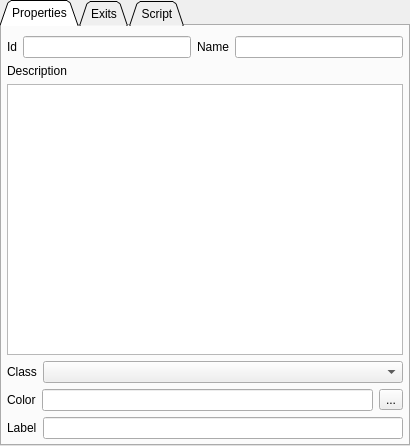
<?xml version="1.0" encoding="UTF-8"?>
<ui version="4.0">
 <class>roomProperties</class>
 <widget class="QTabWidget" name="roomProperties">
  <property name="enabled">
   <bool>true</bool>
  </property>
  <property name="geometry">
   <rect>
    <x>0</x>
    <y>0</y>
    <width>410</width>
    <height>446</height>
   </rect>
  </property>
  <property name="windowTitle">
   <string>Properties</string>
  </property>
  <property name="tabShape">
   <enum>QTabWidget::Triangular</enum>
  </property>
  <property name="currentIndex">
   <number>0</number>
  </property>
  <widget class="QWidget" name="roomPropertiesTab">
   <attribute name="title">
    <string>Properties</string>
   </attribute>
   <layout class="QVBoxLayout" name="verticalLayout">
    <property name="leftMargin">
     <number>5</number>
    </property>
    <property name="topMargin">
     <number>10</number>
    </property>
    <property name="rightMargin">
     <number>5</number>
    </property>
    <property name="bottomMargin">
     <number>5</number>
    </property>
    <item>
     <layout class="QHBoxLayout" name="horizontalLayout">
      <item>
       <widget class="QLabel" name="label">
        <property name="text">
         <string>Id</string>
        </property>
       </widget>
      </item>
      <item>
       <widget class="QLineEdit" name="uiPropertiesRoomId">
        <property name="readOnly">
         <bool>true</bool>
        </property>
       </widget>
      </item>
      <item>
       <widget class="QLabel" name="label_2">
        <property name="text">
         <string>Name</string>
        </property>
       </widget>
      </item>
      <item>
       <widget class="QLineEdit" name="uiPropertiesRoomName"/>
      </item>
     </layout>
    </item>
    <item>
     <widget class="QLabel" name="label_3">
      <property name="text">
       <string>Description</string>
      </property>
     </widget>
    </item>
    <item>
     <widget class="QPlainTextEdit" name="uiPropertiesRoomDescription"/>
    </item>
    <item>
     <layout class="QHBoxLayout" name="horizontalLayout_2">
      <item>
       <widget class="QLabel" name="label_7">
        <property name="text">
         <string>Class</string>
        </property>
       </widget>
      </item>
      <item>
       <widget class="QComboBox" name="comboBox">
        <property name="sizePolicy">
         <sizepolicy hsizetype="Expanding" vsizetype="Maximum">
          <horstretch>0</horstretch>
          <verstretch>0</verstretch>
         </sizepolicy>
        </property>
       </widget>
      </item>
     </layout>
    </item>
    <item>
     <layout class="QHBoxLayout" name="horizontalLayout_3">
      <item>
       <widget class="QLabel" name="label_5">
        <property name="text">
         <string>Color</string>
        </property>
       </widget>
      </item>
      <item>
       <widget class="QLineEdit" name="uiPropertiesRoomColor"/>
      </item>
      <item>
       <widget class="QToolButton" name="uiPropertiesRoomColorButton">
        <property name="text">
         <string>...</string>
        </property>
       </widget>
      </item>
     </layout>
    </item>
    <item>
     <layout class="QHBoxLayout" name="horizontalLayout_4">
      <item>
       <widget class="QLabel" name="label_6">
        <property name="text">
         <string>Label</string>
        </property>
       </widget>
      </item>
      <item>
       <widget class="QLineEdit" name="uiPropertiesRoomLabel"/>
      </item>
     </layout>
    </item>
   </layout>
  </widget>
  <widget class="QWidget" name="roomExitsTab">
   <attribute name="title">
    <string>Exits</string>
   </attribute>
  </widget>
  <widget class="QWidget" name="roomScriptTab">
   <attribute name="title">
    <string>Script</string>
   </attribute>
   <layout class="QVBoxLayout" name="verticalLayout_2">
    <item>
     <widget class="QLabel" name="label_4">
      <property name="text">
       <string>Pre</string>
      </property>
     </widget>
    </item>
    <item>
     <widget class="QPlainTextEdit" name="plainTextEdit"/>
    </item>
    <item>
     <widget class="QLabel" name="label_8">
      <property name="text">
       <string>Exit</string>
      </property>
     </widget>
    </item>
    <item>
     <widget class="QPlainTextEdit" name="plainTextEdit_2"/>
    </item>
    <item>
     <widget class="QLabel" name="label_9">
      <property name="text">
       <string>Post</string>
      </property>
     </widget>
    </item>
    <item>
     <widget class="QPlainTextEdit" name="plainTextEdit_3"/>
    </item>
   </layout>
  </widget>
 </widget>
 <resources/>
 <connections/>
</ui>
